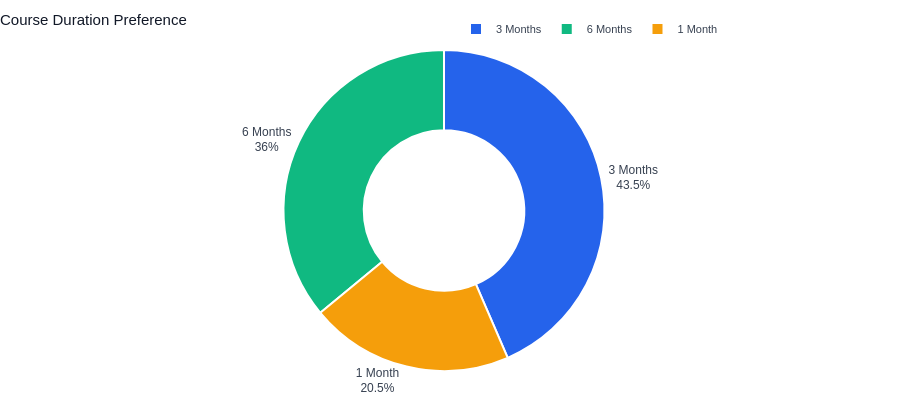

Source (notebook cell):
### Code cell
# Course Duration Preference
dur_counts = students['duration'].value_counts().reset_index()
dur_counts.columns = ['Duration', 'Students']
fig = px.pie(dur_counts, names='Duration', values='Students', hole=0.5,
             color_discrete_sequence=[PALETTE['primary'], PALETTE['secondary'], PALETTE['accent']])
fig.update_traces(textposition='outside', textinfo='percent+label',
                  marker=dict(line=dict(color='white', width=2)))
clean_layout(fig, 'Course Duration Preference')
fig.show()

### Figure 1 — Plotly figure (JSON) as saved in the notebook; plotly's stock layout.template omitted (floating-point values rounded to 4 significant figures)
{"data": [{"domain": {"x": [0, 1], "y": [0, 1]}, "hole": 0.5, "hovertemplate": "Duration=%{label}<br>Students=%{value}<extra></extra>", "labels": ["3 Months", "6 Months", "1 Month"], "legendgroup": "", "marker": {"line": {"color": "white", "width": 2}}, "name": "", "showlegend": true, "textinfo": "percent+label", "textposition": "outside", "type": "pie", "values": [87, 72, 41]}], "layout": {"font": {"color": "#374151", "family": "Arial", "size": 12}, "height": 400, "legend": {"bgcolor": "rgba(0,0,0,0)", "font": {"size": 11}, "orientation": "h", "tracegroupgap": 0, "x": 1, "xanchor": "right", "y": 1.02, "yanchor": "bottom"}, "margin": {"b": 20, "l": 20, "r": 20, "t": 50}, "paper_bgcolor": "white", "piecolorway": ["#2563EB", "#10B981", "#F59E0B"], "plot_bgcolor": "white", "title": {"font": {"color": "#111827", "size": 15}, "text": "Course Duration Preference", "x": 0}, "xaxis": {"linecolor": "#E2E8F0", "showgrid": false, "tickfont": {"size": 11}}, "yaxis": {"gridcolor": "#F3F4F6", "linecolor": "#E2E8F0", "tickfont": {"size": 11}}}}
